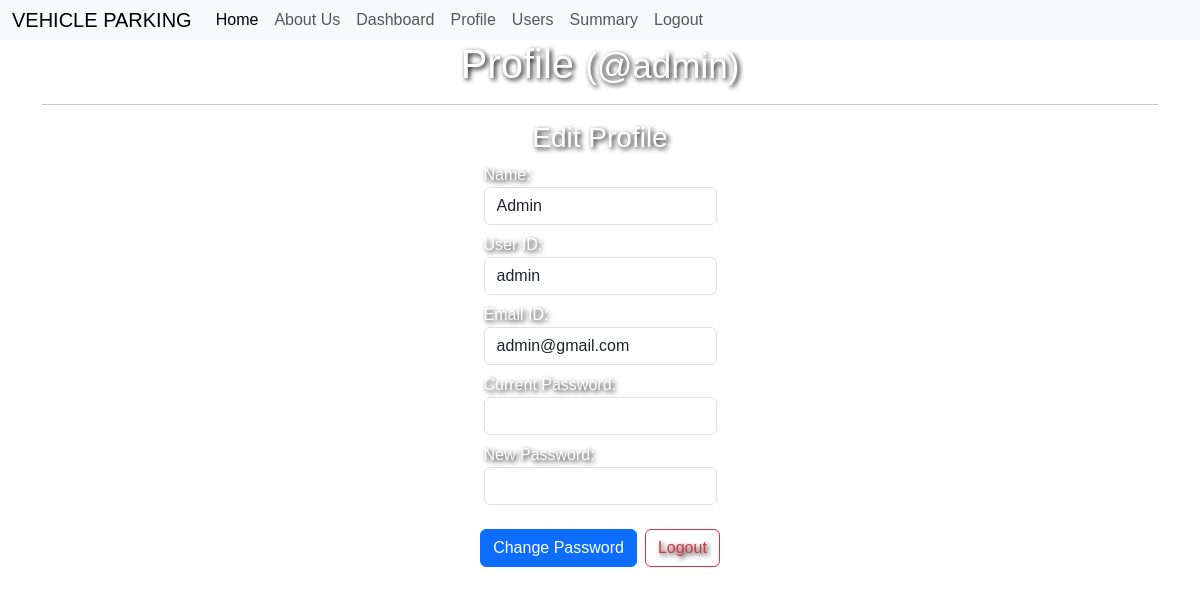
The page /profile (signed in) on the database its author committed.
### models.py (models this page shows, shortened)
class Users(db.Model):
     __tablename__ = 'users'
     user_id = db.Column(db.String(32),primary_key=True)
     name = db.Column(db.String(32), nullable=False)
     _password_hash = db.Column('password', db.String(128), nullable=False)
     email_id = db.Column(db.String(64),nullable=True)
     phone = db.Column(db.BigInteger, nullable=False)
     is_admin = db.Column(db.Boolean, nullable=False, default = False)
     user_created = db.Column(db.DateTime,default=datetime.utcnow)
     last_logged_in = db.Column(db.DateTime)
     @property
     def password(self):
          raise AttributeError('password is write-only')
     @password.setter
     def password(self,plain_password):
          self._password_hash  = generate_password_hash(plain_password)

### routes.py (the view)
@app.route('/profile')
@auth_required
def profile():
    return render_template('profile.html', user=Users.query.get(session['user_id']))

### routes.py (called while the page is built)
def auth_required(func):
    @wraps(func)
    def inner(*args,**kwargs):
        if 'user_id' not in session:
            flash("Please login to continue.")
            return redirect(url_for("login"))
        return func(*args, **kwargs)
    return inner

@app.context_processor
def inject_user():
    if 'user_id' in session:
        user = Users.query.filter_by(user_id=session['user_id']).first()
        return dict(user=user)
    return dict(user=None)

### templates/profile.html (shortened to what this page needs)
{% extends 'layout.html' %}
{% block content %}
<h1>Profile
    <small class="id_of_user">(@{{user.user_id}})</small>
</h1>
<hr>
<h3>Edit Profile</h3>
{% if not user.is_admin %}
    <form methods = "POST">
        <label for="Name" class="form-label">Change Name:
        <input type="text" name="name" id="name" class="form-control" required value="{{user.name}}"/>
        </label>
        <label for="userid" class="form-label">Change UserID:
        <input type="text" name="user_id" id="user_id" class="form-control" required value="{{user.user_id}}"/>
        </label>
        <label for="email_id" class="form-label">Change Email ID:
        <input type="text" name="email_id" id="email_id" class="form-control" required value="{{user.email_id}}"/>
        </label>
        <label for="phone" class="form-label">Change Phone Number:
        <input type="number" name="phone" id="phone" class="form-control" required value="{{user.phone}}"/>
        </label>
        <label for="cpassword" class="form-label">Current Password:
        <input type="password" name="cpassword" id="cpassword" class="form-control" required/>
        </label>
        <label for="password" class="form-label">Change Password:
        <input type="password" name="password" id="password" class="form-control" required/>
        </label>
        <div class="d-flex gap-2 mt-3">
            <input type="submit" value="Save Changes" class="btn btn-success"/>
            <a href="{{url_for('logout')}}" class="btn btn-outline-danger text-center">Logout</a>
        </div>
    </form>
{% else %}
<form method="POST">
    <label class="form-label">Name:
        <input type="text" class="form-control" value="{{ user.name }}" readonly />
    </label>
    <label class="form-label">User ID:
        <input type="text" class="form-control" value="{{ user.user_id }}" readonly />
    </label>
    <label class="form-label">Email ID:
        <input type="email" class="form-control" value="{{ user.email_id }}" readonly />
    </label>
    <label for="cpassword" class="form-label">Current Password:
        <input type="password" name="cpassword" id="cpassword" class="form-control" required/>
    </label>
    <label for="password" class="form-label">New Password:
        <input type="password" name="password" id="password" class="form-control" required/>
    </label>
    <div class="d-flex gap-2 mt-3">
        <input type="submit" value="Change Password" class="btn btn-primary"/>
        <a href="{{ url_for('logout') }}" class="btn btn-outline-danger">Logout</a>
    </div>
</form>
{% endif %}
{% endblock %}

### templates/layout.html (style rules this page uses)
body { margin: 0; padding: 0; }

### rows shown on the page
Users: user_id "admin", name "Admin", email_id "admin@gmail.com"
